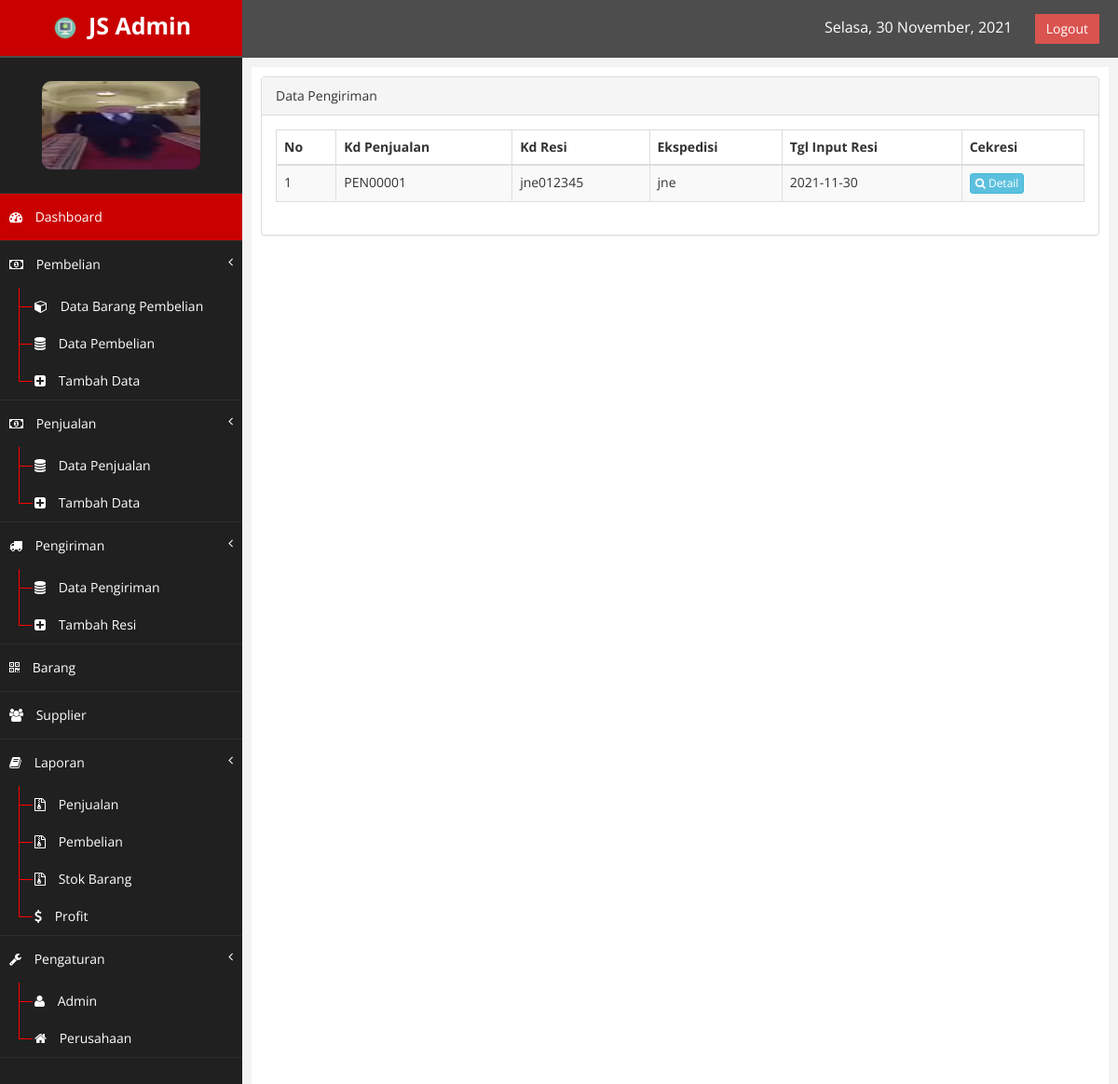
Screenshot of /index.php?page=pengiriman (signed in) with the database file from the repository.
### tables this page shows
CREATE TABLE IF NOT EXISTS `pengiriman` (
  `kd_penjualan` char(8) NOT NULL,
  `kd_resi` varchar(20) NOT NULL,
  `kd_admin` int(6) NOT NULL,
  `ekspedisi` varchar(20) NOT NULL,
  `tgl_inputresi` date NOT NULL,
  PRIMARY KEY (`kd_penjualan`),
  KEY `kd_admin` (`kd_admin`)
);

### class/class.php (called while the page is built, shortened)
<?php
	class Pengiriman{
		public function tampil_pengiriman(){
			$qry = mysql_query("SELECT * FROM pengiriman ORDER BY kd_penjualan DESC");
			while ($pecah = mysql_fetch_array($qry)) {
				$data[]=$pecah;
			}
			$hitung = mysql_num_rows($qry);
			if ($hitung > 0) {
				return $data;
			}
			else{
				error_reporting(0);
			}
		}
	}
	$pengiriman = new Pengiriman();
?>

### pengiriman.php (the view)
<div class="row">
    <div class="col-md-12">
        <div class="panel panel-default">
            <div class="panel-heading">
                Data Pengiriman
            </div>
            <div class="panel-body">
                <div class="table">
                    <table class="table table-striped table-bordered table-hover" id="tabelku">
                        <thead>
                            <tr>
                                <th>No</th>
                                <th>Kd Penjualan</th>
                                <th>Kd Resi</th>
                                <th>Ekspedisi</th>
                                <th>Tgl Input Resi</th>
                                <th>Cekresi</th>
                            </tr>
                        </thead>
                        <tbody>
                            <?php
                                $peng = $pengiriman->tampil_pengiriman();
                                foreach ($peng as $index => $data) {
                            ?>
                            <tr class="odd gradeX">
                                <td><?php echo $index + 1; ?></td>
                                <td><?php echo $data['kd_penjualan']; ?></td>
                                <td><?php echo $data['kd_resi']; ?></td>
                                <td><?php echo $data['ekspedisi'];?></td>
                                <td><?php echo $data['tgl_inputresi'];?></td>
                                <td>
                                    <a href="https://cekresi.com/?v=wdg&noresi=<?php echo $data['kd_resi']; ?>" target="_BLANK" class="btn btn-info btn-xs"><i class="fa fa-search"></i> Detail</a>
                                </td>
                            </tr>
                            <?php } ?>
                        </tbody>
                    </table>
                </div>
            </div>
        </div>
    </div>
</div>

### assets/css/custom.css (style rules this page uses)
body { font-family: 'Open Sans', sans-serif; }

### rows the page displays
pengiriman: kd_penjualan "PEN00001", kd_resi "jne012345", ekspedisi "jne", tgl_inputresi "2021-11-30"
